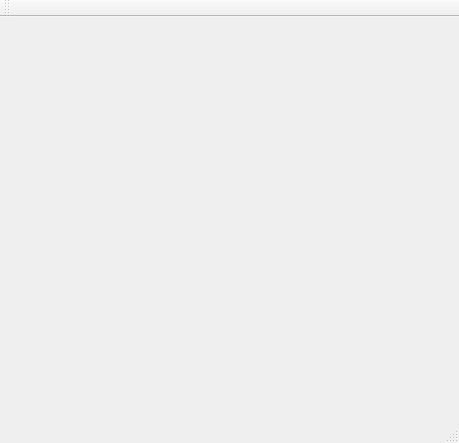
<?xml version="1.0" encoding="UTF-8"?>
<ui version="4.0">
 <class>MainWindow</class>
 <widget class="QMainWindow" name="MainWindow">
  <property name="geometry">
   <rect>
    <x>0</x>
    <y>0</y>
    <width>459</width>
    <height>443</height>
   </rect>
  </property>
  <property name="windowTitle">
   <string>MainWindow</string>
  </property>
  <widget class="QWidget" name="centralWidget"/>
  <widget class="QMenuBar" name="menuBar">
   <property name="geometry">
    <rect>
     <x>0</x>
     <y>0</y>
     <width>459</width>
     <height>25</height>
    </rect>
   </property>
  </widget>
  <widget class="QToolBar" name="mainToolBar">
   <attribute name="toolBarArea">
    <enum>TopToolBarArea</enum>
   </attribute>
   <attribute name="toolBarBreak">
    <bool>false</bool>
   </attribute>
  </widget>
  <widget class="QStatusBar" name="statusBar"/>
 </widget>
 <layoutdefault spacing="6" margin="11"/>
 <resources/>
 <connections/>
</ui>
